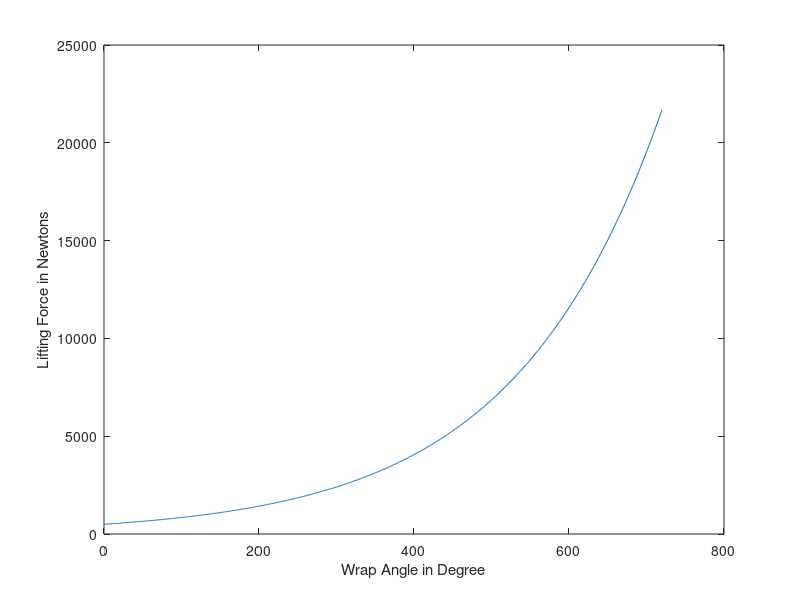

Here is the MATLAB script that generated this plot:
clear;
hold off;
%Constants are given, 
%U is coefficient of friction
%M is the mass of the load
U=.3;
M=500;
for i=1:721;
    %W is the wrap angle in degrees
    W(i)=0+(i-1);
    %W is converted to radians, R is the angle in radians
    R(i)=W(i)*pi/180;
    %T is the amount of force required to pull the weight up
    %T is calculated by using the above varibles
    T(i)=M*exp(U*R(i));
end;
%Plot of Wrap angel in degrees and Force is plotted
plot(W,T);
xlabel('Wrap Angle in Degree')
ylabel('Lifting Force in Newtons')
